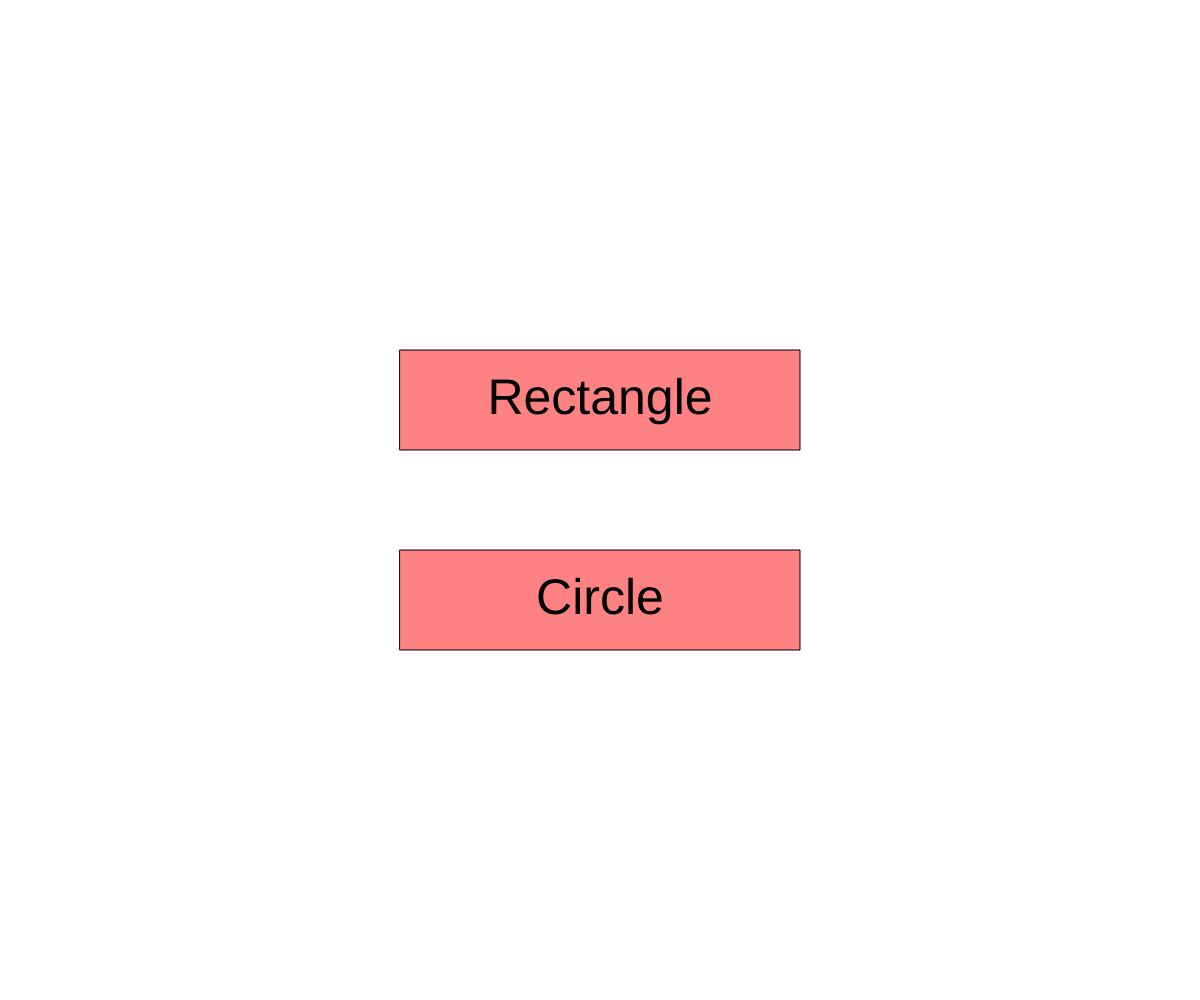
Frame 1 (no input)
Frame 60 (no input): identical to frame 1, image omitted
Frame 120 (the mouse pressed at the canvas centre since frame 60): identical to frame 1, image omitted

The p5.js sketch that drew this single still picture (run headless with seeded random() and noise() and a simulated clock; from frame 60 on, the mouse is pressed at the canvas centre):

// p5.js sketch
// ── sketch.js
// Bouncing Ball Demo with Start Menu and State variables
// Mueez

let x;
let y;
let dx = 13;
let dy = 13;
let r;
let state = "menu"

function setup() {
  createCanvas(windowWidth, windowHeight);
  x = width / 2;
  y = height / 2;
  r = 50;
}

function draw() {
  background(255)

  if (state === "menu") {
    showMenu();
    checkIfButtonClicked();
  }
  else if (state === "circle") {
    displayCircle()
    moveShape()
  }
  else if (state === "rectangle") {
    displayRectangle()
    moveShape()
  }
}


function showMenu() {
  background(255)
  //rectangle button
  rectMode(CENTER);
  fill(255, 0, 0, 125)
  rect(width / 2, height / 2 - 100, 400, 100)
  textAlign(CENTER, CENTER);
  textSize(50)
  fill(0)
  text("Rectangle", width / 2, height / 2 - 100)

  //circle button
  fill(255, 0, 0, 125)
  rect(width / 2, height / 2 + 100, 400, 100)
  fill(0)
  text("Circle", width / 2, height / 2 + 100)
}

function checkIfButtonClicked() {
  if (mouseIsPressed) {
    if (mouseX > width/2 - 200 && mouseX < width/2 + 200 &&
        mouseY > height/2 - 100 - 75 && mouseY < height/2 - 100 + 75) {
          state = "rectangle";
        }
    if (mouseX > width/2 - 200 && mouseX < width/2 + 200 &&
      mouseY > height/2 + 100 - 75 && mouseY < height/2 + 100 + 75) {
        state = "circle";
          }
  }
}


function windowResized() {
  setup();
}

function keyPressed() {
  if (keyCode === 32) {
    background(255)
    x = width / 2
    y = height / 2
  }
}


function moveShape() {
  x += dx;
  y += dy;
}

function displayCircle() {
  if (x > width - r / 2 || x < 0 + r / 2) {
    dx *= -1;
  }

  else if (y > height - r / 2 || y < 0 + r / 2) {
    dy *= -1;
  }

  fill(0);
  circle(x, y, r);
}


function displayRectangle() {
  if (state === "rectangle") {

    fill(0)
    rect(x, y, r, r)

    if (x > width - r || x < 0) {
      dx *= -1;
    }

    else if (y > height - r || y < 0) {
      dy *= -1;
    }
  }
}
